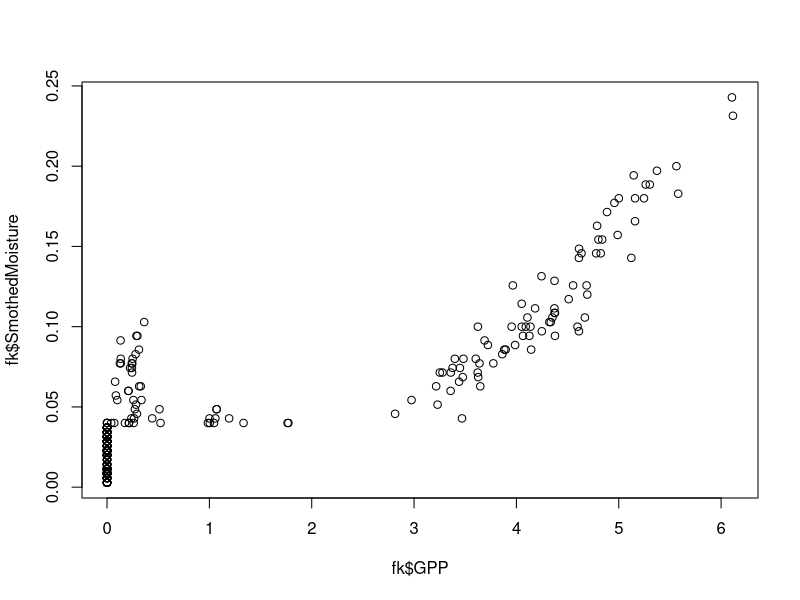
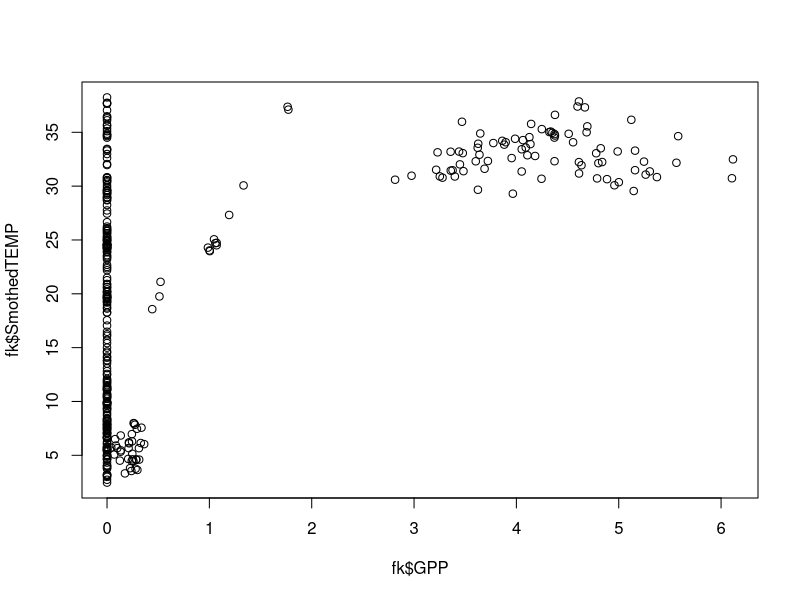
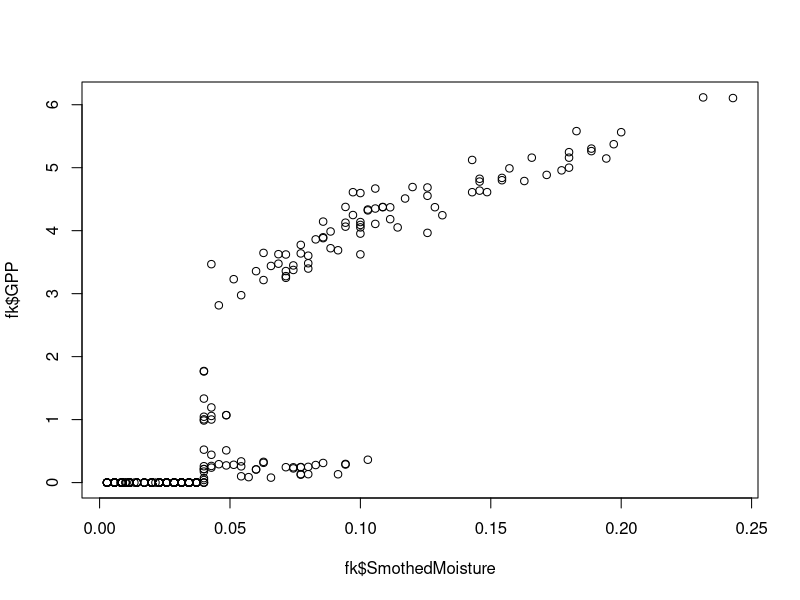
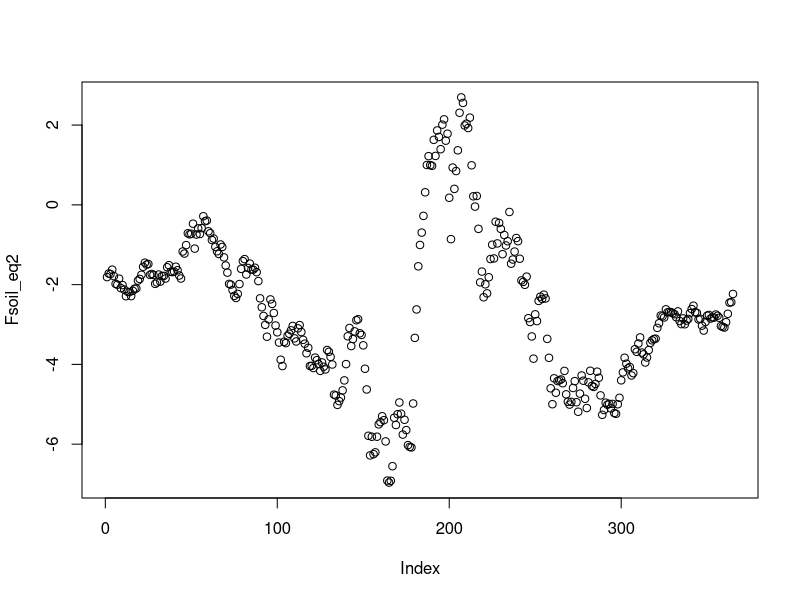

These charts were generated, in order, by the following R code: (Note: this script raises an error after producing the figures.)
#author Dave Moore
#purpose exploring hypotheses to explain the seasonal dynamics of soil respiration
fk = read.csv("data/dummyGPP.csv", header=TRUE)
#fk is fake data that i created based on eyeballing the data in Roby et al 2019 
plot (fk$GPP,fk$SmothedMoisture)
plot (fk$GPP,fk$SmothedTEMP)

plot(fk$SmothedMoisture,fk$GPP)
#test

# Fsoil = Fref * θ [1 − c(θ − θopt)]^2*ebTs ,
# Where Ts – in soil temperature, θ – soil moisture, Fref - is the basal Fsoil when Ts is 0 ◦C (µmol CO2 m−2 s −1 ),  θopt – optimum soil moisture for the biggest efflux.
Fref = 0.75
SMopt = 0.25
SM=fk$SmothedMoisture
Tsoil=fk$SmothedTEMP
c2=60
b2=0.04
#equation 2 from Roby et al 2019

Fsoil_eq2 = Fref*(1-c2*(SM-SMopt)^2)*exp(b2*Tsoil)
            
plot (Fsoil_eq2)

GPP = fk$GPP
Fref_eq4 = 0.99
GPPmax = max(GPP)
#parameters MODIFIED from Roby et al 2019
c4 = 50 #changing this makes a really big difference to the magnitude of the flux
b4 = 0.04
n=1

plot(GPP,Fsoil_eq4)
#equation 4 from Roby et al 2019
Fsoil_eq4=Fref_eq4*((GPP/GPPmax +n)/1+n) *(1-c4*(SM-SMopt)^2)*exp(b4*Tsoil)
plot(GPP, Fsoil_eq4)

plot(Fsoil_eq4)

